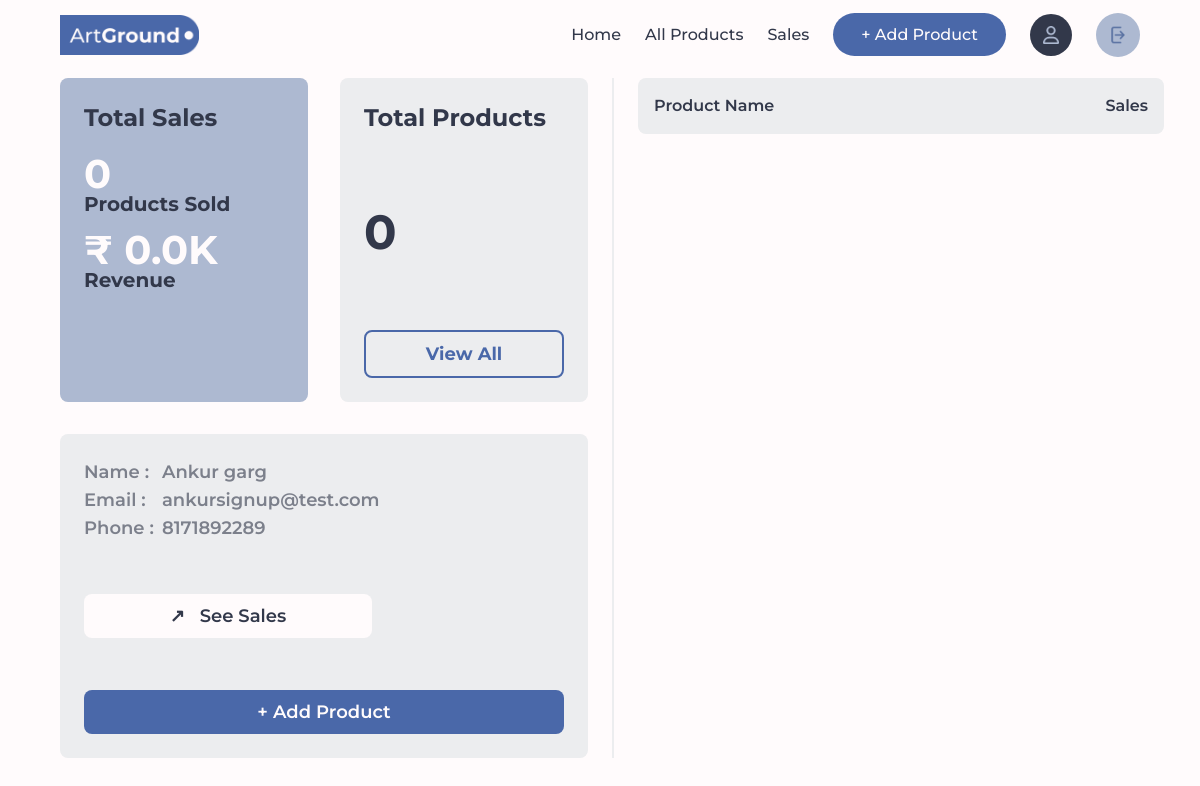
Page /seller/home (signed in) on the earlier database version.
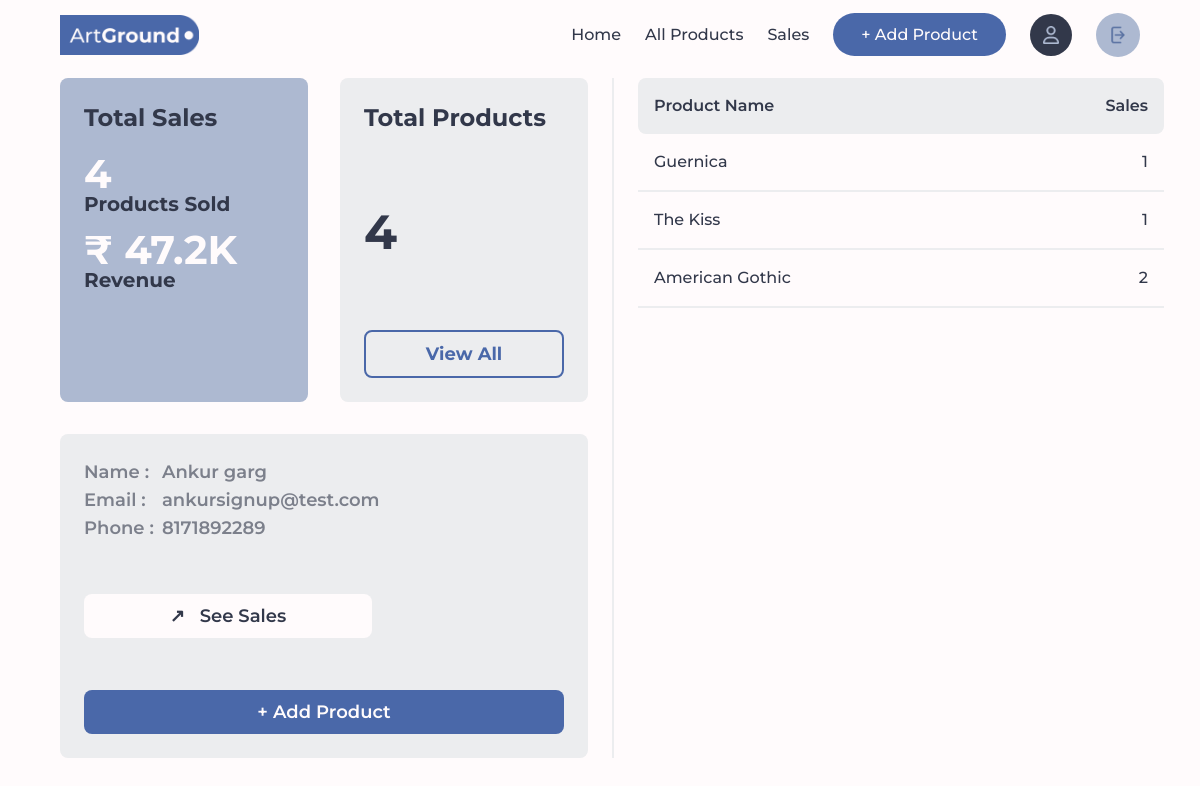
Same page on the later database version.
### Account/models.py (models this page shows, shortened)
class User(AbstractBaseUser,PermissionsMixin):
    email = models.EmailField(unique=True)
    is_customer = models.BooleanField(default=False)
    is_seller = models.BooleanField(default=False)
    is_staff = models.BooleanField(default=False)
    is_active = models.BooleanField(default=True)
    USERNAME_FIELD = 'email'
    REQUIRED_FIELDS = []
    objects = CustomUserManager()
    def __str__(self):
        return self.email

class Seller(models.Model):
    user = models.OneToOneField(User, on_delete=models.CASCADE, primary_key=True)
    phone_number = models.CharField(max_length=10)
    full_name = models.CharField(max_length=100)

### Seller/models.py (models this page shows, shortened)
class OrderItem(models.Model):
    order_item_id = models.CharField(primary_key=True, max_length=10, unique=True, editable=False)
    order = models.ForeignKey(Order, related_name='order_items', on_delete=models.CASCADE)
    product = models.ForeignKey(Product, on_delete=models.CASCADE)
    quantity = models.PositiveIntegerField()
    price = models.DecimalField(max_digits=10, decimal_places=2)

class Product(models.Model):
    CATEGORY_CHOICES = [
        ('null', 'Select Category'),
        ('oil', 'Oil painting'),
        ('acrylic', 'Acrylic painting'),
        ('water', 'water painting'),
        ('pastel', 'pastel painting'),
        ('spray', 'spray painting'),
        ('other', 'other painting')
    ]
    SIZE_CHOICES = [
        ('null', 'Select Size'),
        ('4x8', '4 x 8 inches (10.16 x 20.32 cm) - Small'),
        ('8x10', '8 x 10 inches (20.32 x 25.4 cm) - Medium'),
        ('16x20', '16 x 20 inches (40.64 x 50.8 cm) - Large'),
        ('24x30', '24 x 30 inches (60.96 x 76.2 cm) - Large'),
    ]
    product_id = models.CharField(primary_key=True, max_length=10, unique=True, editable=False)
    seller = models.ForeignKey(Seller, on_delete=models.CASCADE)
    name = models.CharField(max_length=255)
    price = models.DecimalField(max_digits=10, decimal_places=2)
    description = models.TextField()
    image = models.ImageField(upload_to='product_images/')
    category = models.CharField(max_length=10, choices=CATEGORY_CHOICES, default='null')
    size = models.CharField(max_length=6, choices=SIZE_CHOICES, default='null')
    created_at = models.DateTimeField(auto_now_add=True)
    updated_at = models.DateTimeField(auto_now=True)
    rating = models.DecimalField(max_digits=5,decimal_places=1, default=1.0)

### Seller/views.py (the view)
# urls.py: path('home', views.sellerHome, name='sellerHome'),
@login_required()
@seller_required
def sellerHome(request):
    product_sales = OrderItem.objects.filter(product__seller=request.user.seller)[:10]
    return render(request, 'sellerHome.html', {'product_sales': product_sales})

### Seller/templatetags/seller_filters.py (called while the page is built)
@register.filter(name='total_products_listed')
def total_products_list(user):
    products = list(Product.objects.filter(seller=user))
    return len(products)

@register.filter(name='total_products_sold')
def total_products_sold(product_sales):
    return sum(product.quantity for product in product_sales)

@register.filter(name='total_revenue_generated')
def total_revenue_generated(product_sales):
    revenue = str(round(sum(product.price for product in product_sales)/1000, 1)) + "K"
    return revenue

### Seller/templates/sellerHome.html (shortened to what this page needs)
{% load static %} {% load static tailwind_tags %} {% load seller_filters %}
<!DOCTYPE html>
<html lang="en">
  <head>
    <script src="https://cdn.tailwindcss.com"></script>
    {% tailwind_css %}
    <link rel="stylesheet" href="{% static 'styles.css' %}" />
  </head>
  <body class="bg-primary px-[60px] w-[100vw] overflow-x-hidden">
    {% include 'sellerNavbar.html' %}
    <div class="grid grid-cols-2 gap-6 h-[85vh] mt-2">
      <div class="grid grid-cols-2 grid-rows-2 gap-8">
        <div
          class="bg-secondary flex flex-col gap-6 rounded-lg p-6 text-2xl font-bold"
        >
          <h1 class="text-text">Total Sales</h1>
          <div class="flex flex-col gap-4">
            <span class="flex flex-col">
              <span class="text-primary text-[40px]">{{ product_sales|total_products_sold }}</span>
              <span class="text-text text-xl">Products Sold</span>
            </span>
            <span class="flex flex-col">
              <span class="text-primary text-[40px]">₹ {{ product_sales|total_revenue_generated }}</span>
              <span class="text-text text-xl">Revenue</span>
            </span>
          </div>
        </div>
        <div
          class="bg-product rounded-lg flex flex-col justify-between p-6 text-2xl font-bold"
        >
          <h1 class="text-text">Total Products</h1>
          <div class="text-text text-5xl">
            {{ request.user.seller|total_products_listed }}
          </div>
          <a
            href="{% url 'allProducts' %}"
            class="text-accent border-2 border-accent text-lg p-2 rounded-lg text-center"
          >
            View All
          </a>
        </div>
        <div
          class="col-span-2 bg-product flex flex-col justify-between rounded-lg p-6 text-lg font-semibold"
        >
          <div class="flex text-text opacity-60 gap-2">
            <div class="flex flex-col">
              <span>Name :</span>
              <span>Email :</span>
              <span>Phone :</span>
            </div>
            <div class="flex flex-col">
              <span>{{ request.user.seller.full_name }}</span>
              <span>{{ request.user }}</span>
              <span>{{ request.user.seller.phone_number }}</span>
            </div>
          </div>
          <a href="{% url 'TotalSales' %}">
            <button
              class="bg-primary text-center text-text p-2 rounded-lg w-[60%]"
            >
              ↗ &nbsp; See Sales
            </button>
          </a>
          <button class="bg-accent text-primary text-center p-2 rounded-lg">
            <a href="{% url 'addProducts' %}">
              + Add Product
            </a>
          </button>
        </div>
      </div>
      <div class="border-l-2 border-product">
        <div class="w-full ml-6 flex flex-col">
          <span
            class="flex justify-between items-center p-4 rounded-lg bg-product text-text font-semibold"
          >
            <p>Product Name</p>
            <p>Sales</p>
          </span>
          {% for product in product_sales %}
          <span
            class="flex justify-between items-center p-4 border-b-2 border-product text-text font-medium"
          >
            <p>{{product.product.name}}</p>
            <p>{{product.quantity}}</p>
          </span>
          {% endfor %}
        </div>
      </div>
    </div>
  </body>
</html>

Differences in the rows shown:
added OrderItem: quantity.quantity "4", price.price "47.2K", product.name "Guernica", quantity "1"
changed User "ankursignup@test.com": user.seller|total_products_listed "0" → "4"
added OrderItem: product.name "The Kiss", quantity "1"
added OrderItem: product.name "American Gothic", quantity "2"
Other differences:
{{ product_sales|total_products_sold }}: "0" → (not shown)
{{ product_sales|total_revenue_generated }}: "0.0K" → (not shown)
